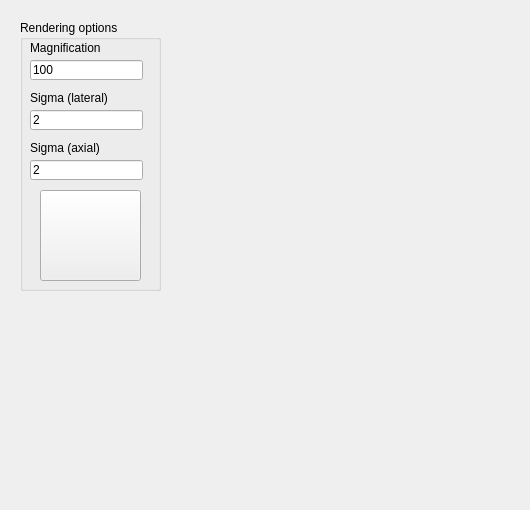
    <widget class="QWidget" name="rendertab">
     <attribute name="title">
      <string>Rendering</string>
     </attribute>
     <widget class="QWidget" name="verticalLayoutWidget_5">
      <property name="geometry">
       <rect>
        <x>190</x>
        <y>20</y>
        <width>331</width>
        <height>231</height>
       </rect>
      </property>
      <layout class="QVBoxLayout" name="renderlayout"/>
     </widget>
     <widget class="QGroupBox" name="groupBox_4">
      <property name="geometry">
       <rect>
        <x>20</x>
        <y>20</y>
        <width>141</width>
        <height>271</height>
       </rect>
      </property>
      <property name="title">
       <string>Rendering options</string>
      </property>
      <widget class="QLineEdit" name="lineEdit_mag">
       <property name="geometry">
        <rect>
         <x>10</x>
         <y>40</y>
         <width>113</width>
         <height>20</height>
        </rect>
       </property>
       <property name="text">
        <string>100</string>
       </property>
      </widget>
      <widget class="QLineEdit" name="lineEdit_sigmalat">
       <property name="geometry">
        <rect>
         <x>10</x>
         <y>90</y>
         <width>113</width>
         <height>20</height>
        </rect>
       </property>
       <property name="text">
        <string>2</string>
       </property>
      </widget>
      <widget class="QLineEdit" name="lineEdit_sigmaax">
       <property name="geometry">
        <rect>
         <x>10</x>
         <y>140</y>
         <width>113</width>
         <height>20</height>
        </rect>
       </property>
       <property name="text">
        <string>2</string>
       </property>
      </widget>
      <widget class="QLabel" name="label_6">
       <property name="geometry">
        <rect>
         <x>10</x>
         <y>20</y>
         <width>71</width>
         <height>16</height>
        </rect>
       </property>
       <property name="text">
        <string>Magnification</string>
       </property>
      </widget>
      <widget class="QLabel" name="label_7">
       <property name="geometry">
        <rect>
         <x>10</x>
         <y>70</y>
         <width>81</width>
         <height>16</height>
        </rect>
       </property>
       <property name="text">
        <string>Sigma (lateral)</string>
       </property>
      </widget>
      <widget class="QLabel" name="label_8">
       <property name="geometry">
        <rect>
         <x>10</x>
         <y>120</y>
         <width>71</width>
         <height>16</height>
        </rect>
       </property>
       <property name="text">
        <string>Sigma (axial)</string>
       </property>
      </widget>
      <widget class="QPushButton" name="pushButton_render">
       <property name="geometry">
        <rect>
         <x>20</x>
         <y>170</y>
         <width>101</width>
         <height>91</height>
        </rect>
       </property>
       <property name="text">
        <string/>
       </property>
       <property name="icon">
        <iconset>
         <normaloff>../../../../../../.designer/backup/render_button.png</normaloff>../../../../../../.designer/backup/render_button.png</iconset>
       </property>
       <property name="iconSize">
        <size>
         <width>80</width>
         <height>80</height>
        </size>
       </property>
      </widget>
     </widget>
     <widget class="QWidget" name="verticalLayoutWidget_6">
      <property name="geometry">
       <rect>
        <x>190</x>
        <y>270</y>
        <width>331</width>
        <height>231</height>
       </rect>
      </property>
      <layout class="QVBoxLayout" name="renderlayout_2"/>
     </widget>
    </widget>
